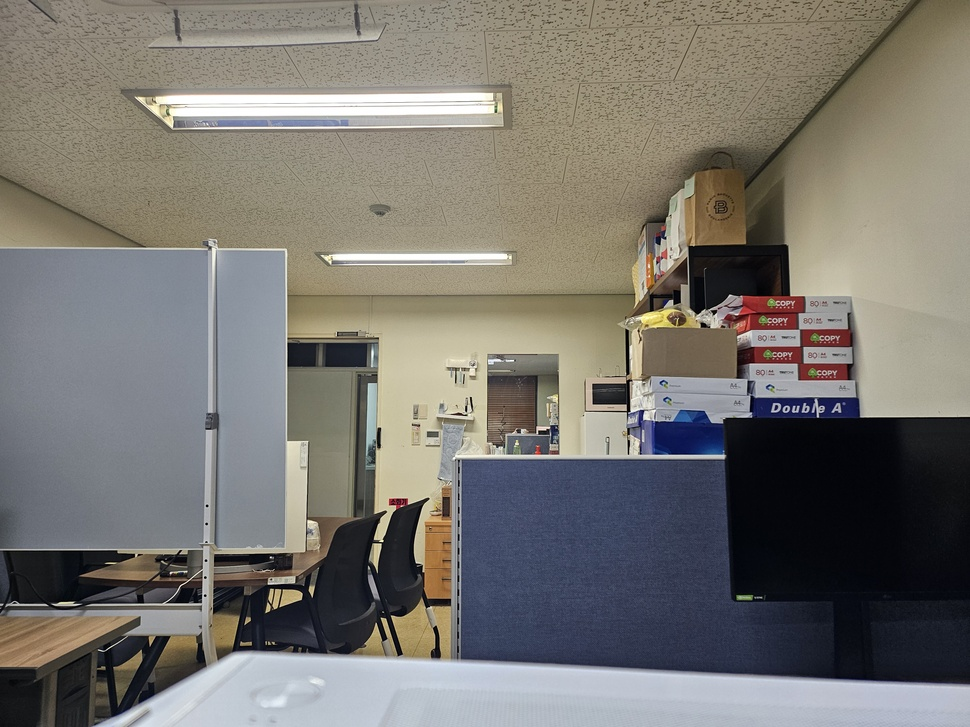
#> input picture UML/1.jpg, 970 x 727 px, shrunk from 4000 x 3000 before the run
$ python -i sceneChanges.py   (imports and definitions only)
#> lines starting #> are read from the running program, lines starting #| are printed output that depends on the picture
import cv2
import numpy as np

class CalcHistogram:
    def __init__(self, threshold:float = 0.1):
        self.__prevHistogram = None
        self.__threshold = threshold

    def isNewScene(self, img):
        histogram = cv2.calcHist([img],[0],None,[256],[0,256])
        cv2.normalize(histogram, histogram)

        if self.__prevHistogram is None:
            self.__prevHistogram = histogram
            return False
        else:
            result = cv2.compareHist(self.__prevHistogram, histogram, cv2.HISTCMP_BHATTACHARYYA)
            self.__prevHistogram = histogram
            return result > self.__threshold


class CalcEdge:
    def __init__(self, threshold:float=1.25) -> None:
        self.__prevEdge = None
        self.__threshold = threshold

    def isNewScene(self, img, color = cv2.COLOR_BGR2GRAY):
        edge = cv2.Canny(cv2.cvtColor(img, color), 50, 150)
        if self.__prevEdge is None:
            self.__prevEdge = edge
            return False
        else:
            diff = cv2.absdiff(self.__prevEdge, edge)
            result = np.sum(diff) / np.sum(self.__prevEdge)
            self.__prevEdge = edge
            return result > self.__threshold


>>> import cv2
>>> picture = cv2.imread('../UML/1.jpg')
#> picture is the input picture: shape (727, 970, 3); mean B, G, R 112.3, 118, 120.9
>>> result = CalcEdge().isNewScene(picture)
#> in isNewScene, `edge = cv2.Canny(cv2.cvtColor(img, color), 50, 150)`:
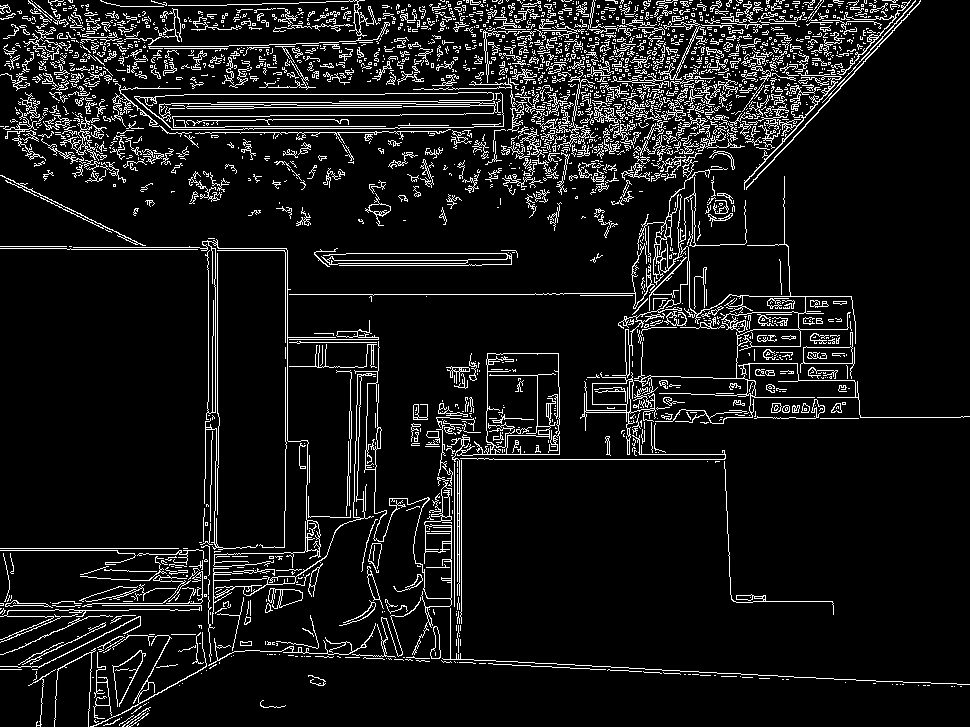
#> edge: shape (727, 970); 8.9% white in thin lines or dots
#> result = False
